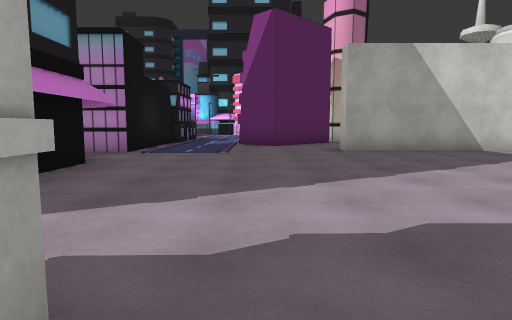
[1] (above)

24 first-person views from a walk through a 3-D level made in the Unity game engine. The camera is 1.2 m above the floor, tilts 6° down and sees 75° across. The floor is counted in squares, 2 m on a side. Each view is taken from the middle of a square. On the plan, view 1 faces up. The plan holds only what a view shows up to about 10 squares ahead; the rest is blank. The place goes on beyond the plan. The player character is not drawn. Some surface patterns are stand-ins.

[2]
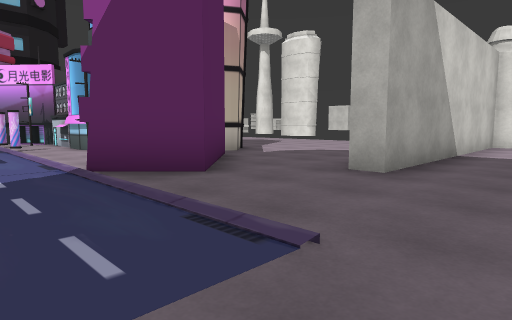

[3]
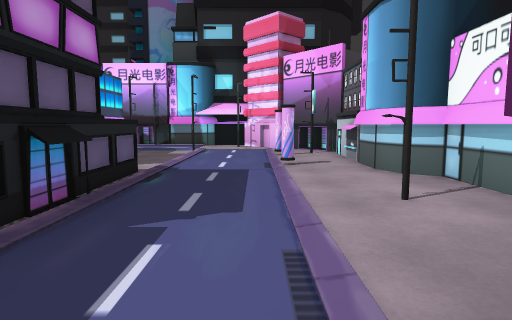

[4]
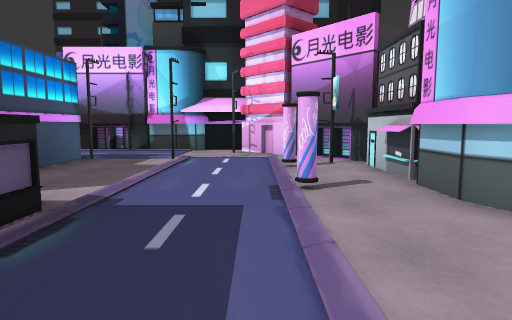

[5]
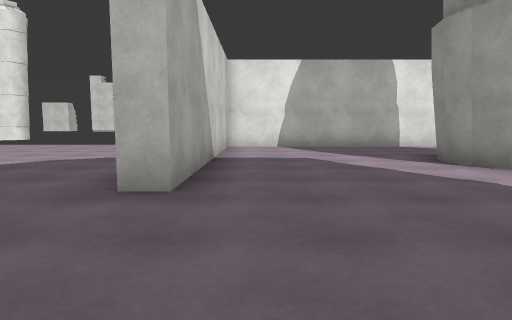

[6]
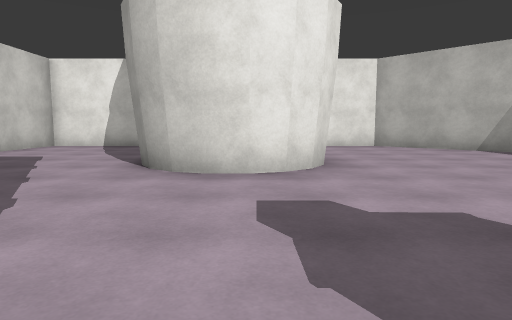

[7]
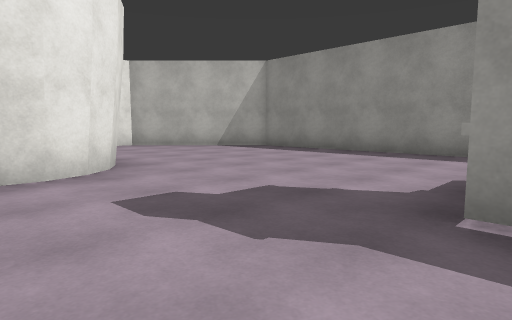

[8]
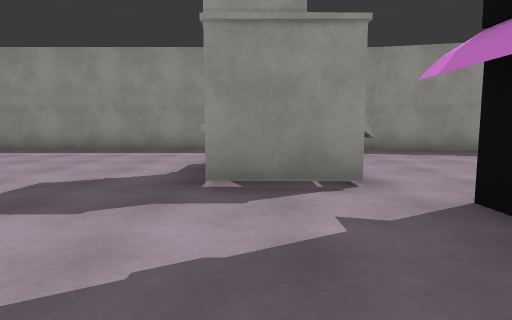

[9]
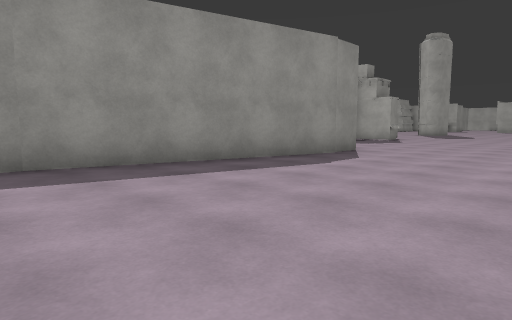

[10]
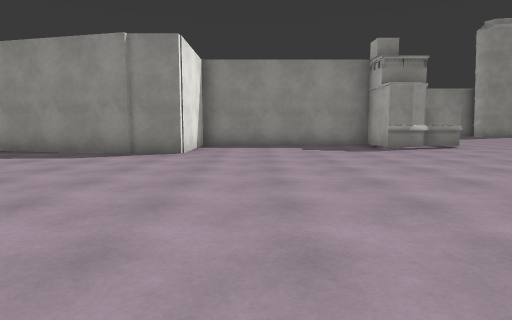

[11]
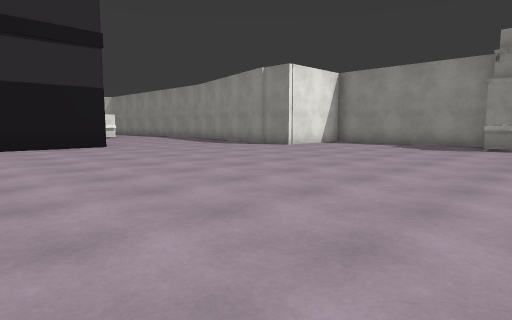

[12]
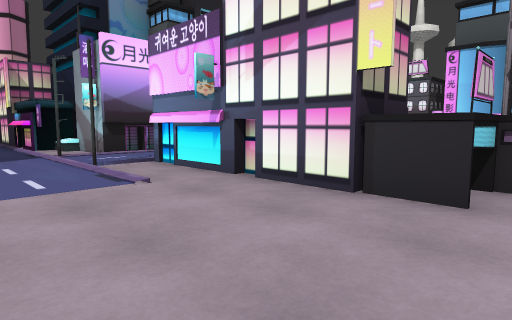

[13]
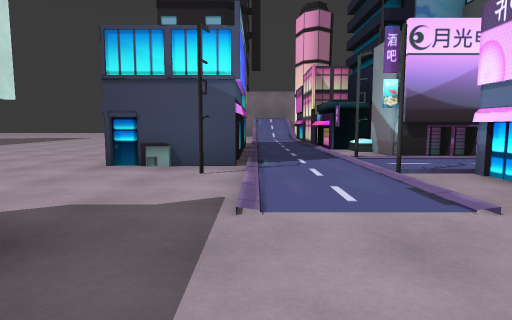

[14]
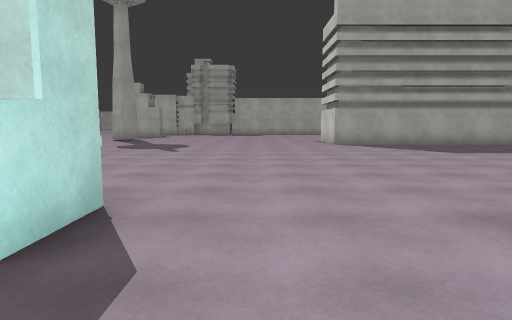

[15]
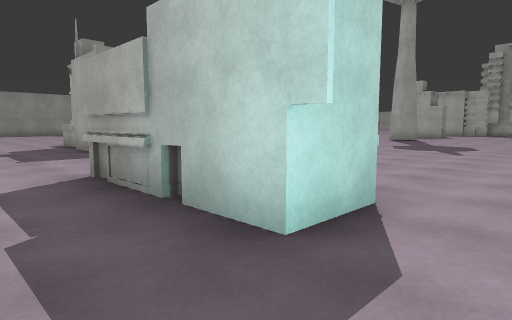

[16]
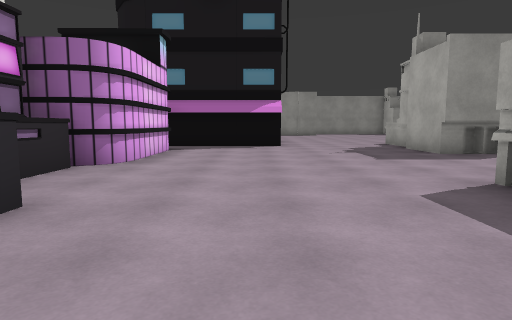

[17]
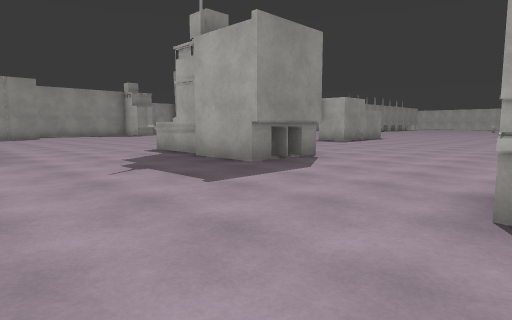

[18]
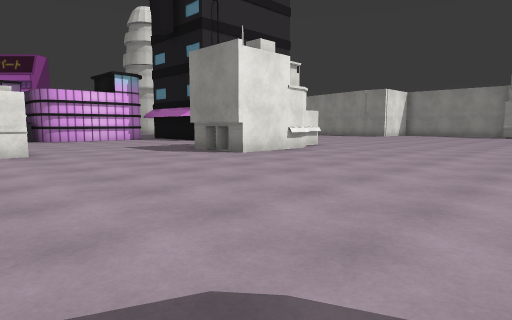

[19]
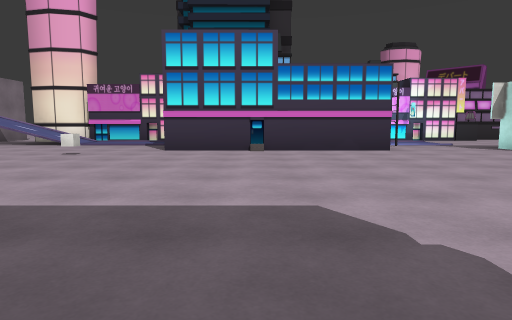

[20]
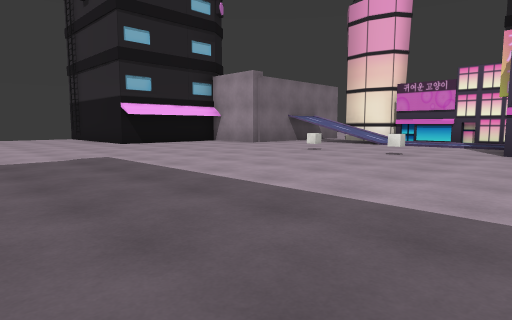

[21]
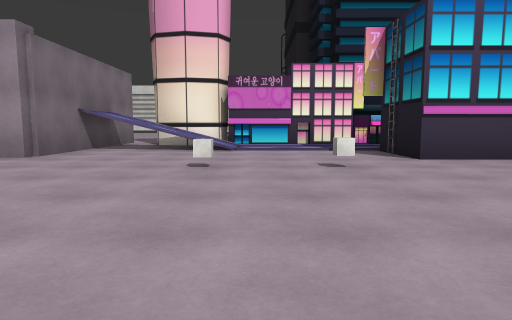

[22]
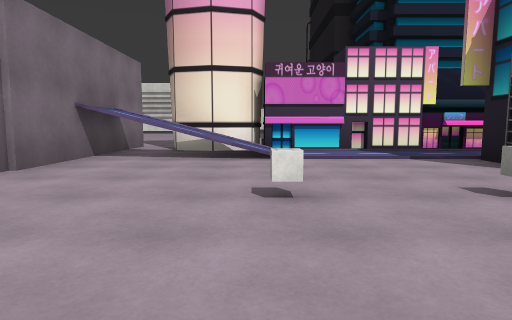

[23]
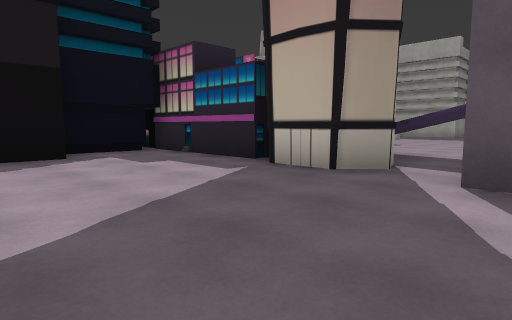

[24]
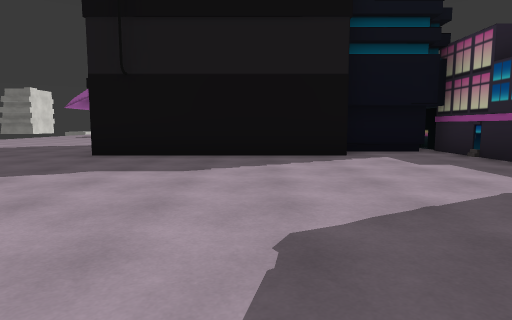

### Floor plan
Key: @ floor where view 1 was taken; # wall or solid block; . floor; / step, stairs or slope; O other object.
Columns run from 18 left of view 1 to 9 right of it. Each row starts with its distance up from view 1.
 32  .....  ######....
 31  ..................
 30  .........//#O......
 29  .........//##.......
 28  ......O..//#........
 27 ............#.........
 26 .......O....O..........
 25 ............#...####O..
 24 ........#O..O.###    ...
 23 ........# ..OO       ....
 22 ........# ..O         ...
 21 ........# ...#  O#
 20 ........# O.OOO#.##
 19 ........# .......O##
 18 .........O..O O.O.OO
 17 .............#....O
 16 ........#....O....OOO
 15 ........#....#...O.#
 14 .....   O....OO ...#      ..
 13 ........O.....O#..OOO .. ...
 12 ..............O#...  O......
 11 ..............##..###.......
 10 .............###..##......
  9  .....O#.....###........
  8  ..... #.....O #.....#######
  7  .....##...... ............#
  6  ..... O...### ............#
  5  ..... ....    #...........#
  4  ..........    #...........#
  3  ..........    #.....### ..#
  2  ..........    #.....##   .#
  1  ..........O..........#    #
  0   ..............  @........#
 -1   .............. O.........#
 -2  ...............  ........##
 -3  .......##......  .......##
 -4 ........######.   ......##
 -5 .O##....#    ##   #######
 -6    ######

Where each view was taken, in squares from view 1:
view 1: 0 up, 0 right, facing up
view 2: 6 up, 2 left, facing up-right
view 3: 10 up, 1 left, facing up
view 4: 12 up, 1 left, facing up
view 5: 7 up, 1 left, facing right
view 6: 2 up, 1 left, facing right
view 7: 3 up, 1 left, facing down-right
view 8: 4 up, 1 left, facing down
view 9: 1 up, 3 left, facing down-left
view 10: 4 up, 12 left, facing down
view 11: 5 up, 17 left, facing down-right
view 12: 13 up, 8 left, facing up-right
view 13: 14 up, 8 left, facing up
view 14: 17 up, 8 left, facing left
view 15: 17 up, 8 left, facing down-left
view 16: 16 up, 7 left, facing down
view 17: 13 up, 7 left, facing down-left
view 18: 14 up, 18 left, facing down-right
view 19: 22 up, 18 left, facing right
view 20: 23 up, 18 left, facing up-right
view 21: 27 up, 16 left, facing right
view 22: 28 up, 14 left, facing right
view 23: 32 up, 1 left, facing down-left
view 24: 32 up, 1 left, facing down
